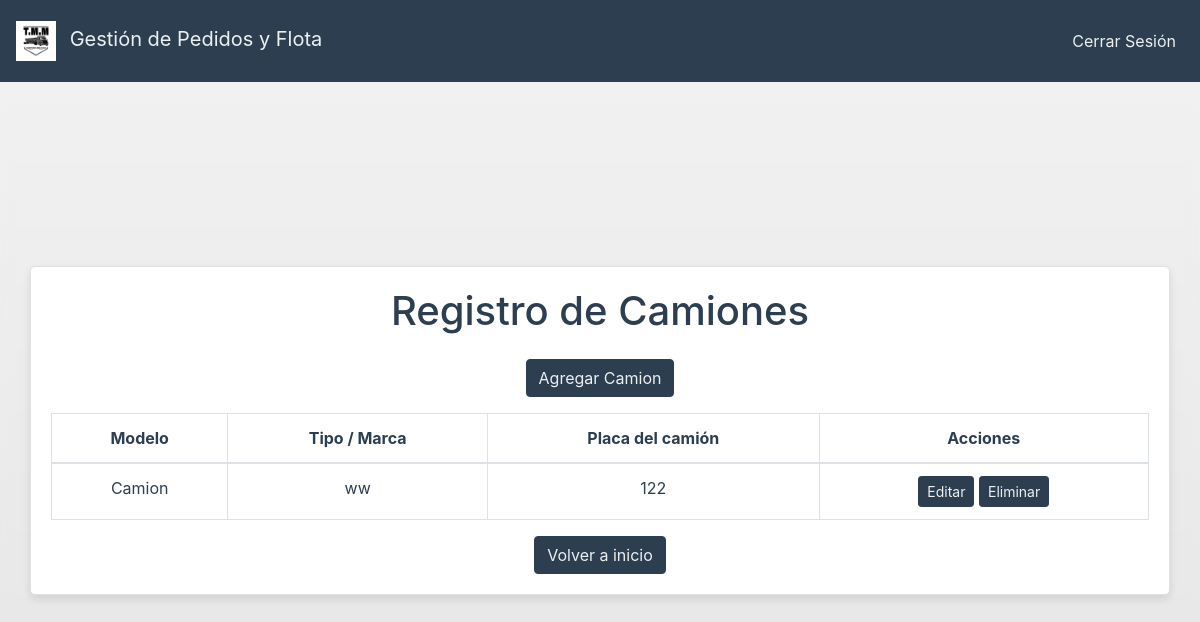
Page /crud_camion/ (signed in) on the committed database.
### prueba/models.py (models this page shows, shortened)
class Camion(models.Model):
    modelo = models.CharField(max_length=50)
    tipoMarca = models.CharField(max_length=50)
    placa = models.CharField(max_length=50)

### prueba/views.py (the view)
# urls.py: path('crud_camion/', views.crud_camion, name='crud_camion'),
@login_required
def crud_camion(request):
    camiones = Camion.objects.all()
    return render(request, 'crud_camion.html', {'camiones': camiones})

### Ing.-Software/prueba/templates/crud_camion.html (shortened to what this page needs)
<!DOCTYPE html>
<html lang="en">
<head>
    {% load static %}
    <link rel="stylesheet" type="text/css" href="{% static 'prueba/styles.css' %}">
    <link rel="stylesheet" href="https://stackpath.bootstrapcdn.com/bootstrap/4.5.2/css/bootstrap.min.css">
</head>
<body>
    <nav class="navbar navbar-expand-lg navbar-light w-100" style="position: fixed; top: 0; left: 0; right: 0; padding: 1rem; text-align: center;">
        <a class="navbar-brand" href="#">
            <img src="{% static 'prueba/logo.png'%}" width="40" height="40" alt="Logo">
            <span class="ml-2">Gestión de Pedidos y Flota</span>
        </a>
        <div class="collapse navbar-collapse">
            <ul class="navbar-nav ml-auto">
                <li class="nav-item">
                    <a class="nav-link" href="{% url 'logout' %}">Cerrar Sesión</a>
                </li>
            </ul>
        </div>
    </nav>
    <div class="container">
        <h1 class="mb-4">Registro de Camiones</h1>
        <div class="row mb-3">
            <div class="col">
                <button class="btn btn-primary" onclick="location.href='{% url 'agregar_camion' %}'">Agregar Camion</button>
            </div>
        </div>
        <table class="table table-bordered">
            <thead>
                <tr>
                    <th>Modelo</th>
                    <th>Tipo / Marca</th>
                    <th>Placa del camión</th>
                    <th>Acciones</th>
                </tr>
            </thead>
            <tbody>
                {% for camion in camiones %}
                <tr id="camion-{{ camion.id }}">
                    <td>{{ camion.modelo }}</td>
                    <td>{{ camion.tipoMarca }}</td>
                    <td>{{ camion.placa }}</td>
                    <td>
                        <button class="btn btn-success btn-sm" onclick="location.href='{% url 'editar_camion' camion.id %}'">Editar</button>
                        <button class="btn btn-danger btn-sm" onclick="eliminarCamion('{{ camion.id }}')">Eliminar</button>
                    </td>
                </tr>
                {% endfor %}
            </tbody>
        </table>
        <button type="button" class="btn btn-secondary" onclick="location.href='{% url 'home' %}'">Volver a inicio</button>
    </div>
</body>
</html>

### prueba/static/prueba/styles.css (style rules this page uses)
body { font-family: Arial, sans-serif; background-image: linear-gradient(to bottom, #f2f2f2, #e5e5e5); background-size: cover; background-repeat: no-repeat; background-attachment: fixed; height: 100vh; margin: 0; display: flex; justify-content: center; align-items: center; backdrop-filter: blur(5px); }
.container { background-color: rgba(255, 255, 255, 0.8); padding: 20px; border-radius: 8px; max-width: 100%; text-align: center; }
h1 { color: #333; margin-bottom: 20px; }

### Ing.-Software/prueba/templates/crud_camion.html (style rules this page uses)
:root { --primary-color: #2C3E50; --secondary-color: #18BC9C; --background-color: #ECF0F1; }
body { background-color: var(--background-color); color: var(--primary-color); }
.navbar { background-color: var(--primary-color) !important; }
.navbar-brand, .nav-link { color: var(--background-color) !important; }
.btn-primary, .btn-secondary, .btn-success, .btn-danger { background-color: var(--primary-color); border-color: var(--primary-color); color: var(--background-color); }
.container { background-color: #ffffff; border: 1px solid #e0e0e0; border-radius: 5px; padding: 20px; margin-top: 60px; box-shadow: 0 4px 8px rgba(0, 0, 0, 0.1); }
h1, .table th, .table td { color: var(--primary-color); }

### rows in the picture
Camion: modelo "Camion", tipoMarca "ww", placa "122"
